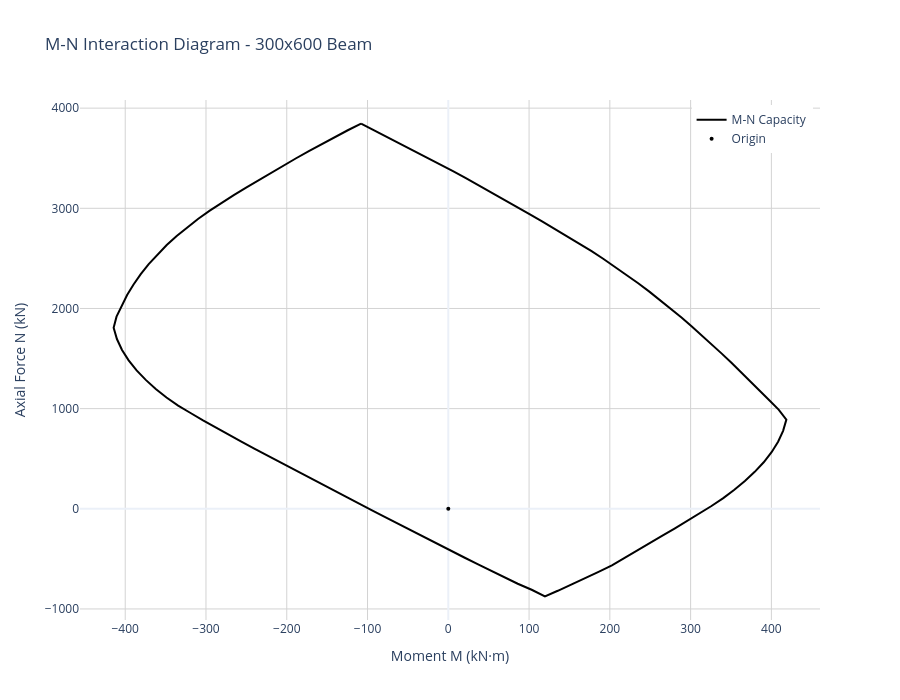

Source (notebook cell):
### Markdown cell above
---
## 2. Bending Check (EC2 §6.1)

The `BendingCheck` uses an M-N interaction diagram to check flexural capacity.

### 2.1 Create the Check and Visualize the M-N Diagram

### Code cell
# Create bending check (diagram is built on initialization)
bending_check = BendingCheck(
    section=section,
    concrete=concrete,
)

# Plot M-N interaction diagram
bending_check.plot_mn(
    title="M-N Interaction Diagram - 300x600 Beam",
    show_metadata=True,
    show=False,
)
